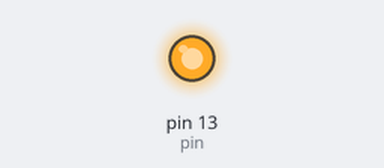
Bench run of a sketch on a simulated Arduino Uno, built with avr-gcc and run on an emulated ATmega328P. Shown: output pins drawn as LEDs (lit = HIGH). What the sketch prints to the serial monitor is not drawn.

Above: at 0.45 s.
At 32.2 s:
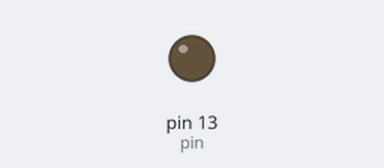
Timing chart, 0 to 34.3 s (numbered marks = the images above):
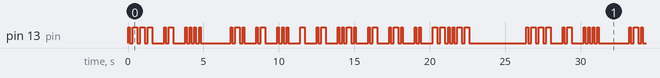

The sketch:

morse.ino
```cpp
// (licence header left out)
// Строка для ввода
const String str = "Jah Rastafari!";
// Обработка не происходит если строка ввода длиннее чем 53 символов
// Если строка ввода длиннее 24 символа то строка вывода укорачивается на символ строки ввода (переполнение строки ввода)
// Очевидно используется общая куча для строк String в которой просто заканчивается место
// Пример хорошей строки без переполнения
// qwertyuiopasdfghjklzxcv
// --.- .-- . .-. - -.-- ..- .. --- .--. .- ... -.. ..-. --. .... .--- -.- .-.. --.. -..- -.-. ...-
// Примеры плохих строк с переполнением
// qwertyuiopasdfghjklzxcvb
// --.- .-- . .-. - -.-- ..- .. --- .--. .- ... -.. ..-. --. .... .--- -.- .-.. --.. -..- -.-. ...-
// qwertyuiopasdfghjklzxcvbnm
// --.- .-- . .-. - -.-- ..- .. --- .--. .- ... -.. ..-. --. .... .--- -.- .-.. --.. -..- -.

// Флаг для отладки через порт
const boolean debug = true;

// Продолжительность "точки"
const int ms = 100;
// Служебный пин
const int pin = 13;

// Размер алфавита (Chars Lines)
const int CL = 26;
// Алфавитов (Chars Alphabets)
const int CA = 2;
// Максимальный размер символа (Chars count = X)
const int CX = 8;

// Ожидание после каждой итерации вспышек, ms
// Если -1 то только одна итерация без повторений
const int ew = 3000;

// Строка для вывода
String out;


// Алфавиты - массивы символов для замены (CHars)
char CH[CA][CL] = {
  {
    'q', 'w', 'e', 'r', 't', 'y', 'u', 'i', 'o', 'p',
    'a', 's', 'd', 'f', 'g', 'h', 'j', 'k', 'l',
    'z', 'x', 'c', 'v', 'b', 'n', 'm'
  }
  ,
  {
    '1', '2', '3', '4', '5', '6', '7', '8', '9', '0',
    '.', ',', ':', ';', '(', ')', '\'', '`', '@',
    '"', '-', '—', '!', '?', '§', ' '
  }
};

// Алфавиты - массивы строк на которые будет замена (Morse cHars)
String MH[CA][CL] = {
  {
    "--.-", ".--", ".", ".-.", "-", "-.--", "..-", "..", "---", ".--.",
    ".-", "...", "-..", "..-.", "--.", "....", ".---", "-.-", ".-..",
    "--..", "-..-", "-.-.", "...-", "-...", "-.", "--"
  }
  ,
  {
    ".----", "..---", "...--", "....-", ".....", "-....", "--...", "---..", "----.", "-----",
    "......", ".-.-.-", "---...", "-.-.-.", "-.--.-", "-.--.-", ".----.", ".----.", ".--.-.",
    ".-..-.", "-....-", "-....-", "--..--", "..--..", "-...-", "|"
  }
};

// Вывод строки в порт
void dump(const String & msg) {
  if (debug) {
    Serial.println(msg.c_str());
  }
}

// Вывод символа в порт
void dump(char chr) {
  if (debug) {
    Serial.println(chr);
  }
}

// Вывод константы-указателя-на-символы в порт
void dump(const char * chr) {
  if (debug) {
    Serial.println(chr);
  }
}

// Короткая вспышка
void dot() {
  if (debug) {
    Serial.print('.');
  }
  digitalWrite(pin, HIGH);
  delay(ms);
  digitalWrite(pin, LOW);
}

// Длиная (х3) вспышка
void dash() {
  if (debug) {
    Serial.print('-');
  }
  digitalWrite(pin, HIGH);
  delay(ms * 3);
  digitalWrite(pin, LOW);
}

// Отображения символа морзянки вспышками
// Задержки между вспышками - символами " " и "|"
void show_chr(char chr) {
  switch (chr) {
    // Выводим точку
    case '.':
      dot();
      break;
    // Выводим тире
    case '-':
      dash();
      break;
    // Ждем
    case ' ':
    case '|':
      delay(ms * 4);
      break;
    // Очевидно какая-то ошибка
    default:
      break;
  }
  // Ждем после вывода
  delay(ms * 2);
}

// Вывод строки морзянки посимвольно вспышками
void morse(String & morse_str) {
  // Текущий символ для вывода
  char chr;
  // Обходим символы строки
  for (int num = 0; num < morse_str.length(); num++) {
    chr = morse_str.charAt(num);
    // Выводим текущий символ морзянки в порт
    // dump(chr);
    // Выводим текущий символ морзянки вспышками
    show_chr(chr);
  }
}


void setup() {
  // Настраиваем диод для вспышек и порт для отладки
  pinMode(pin, OUTPUT);
  if (debug) {
    Serial.begin(57200);
  }

  // Строка для морзянки пока пустая
  out = "";
  // Делаем копию строки текта
  String str_lr = str;
  // Удаляем пробелы покраям
  str_lr.trim();
  // Переводим строку в нижний регистр
  str_lr.toLowerCase();
  // Текущая позиция конвертера
  int str_pos = 0;
  // Длинна символа для конвертации (очевидно будет = 1)
  int substr_len;
  // Флаг конвертера "символ найден"
  boolean br;
  // Начинается итерация цикла поиска
  do {
    // Символ не найден
    br = false;
    // Обходим словари символов (Chars Alphabets)
    for (int CA_num = 0; CA_num < CA; CA_num++) {
      // Если сивол найден - заканчиваем со словарями
      if (br) {
        break;
      }
      // Обходим символы-строки словаря (Chars Lines)
      for (int CL_num = 0; CL_num < CL; CL_num++) {
        if (str_pos != str_lr.indexOf(CH[CA_num][CL_num], str_pos)) {
          continue;
        }
        // Если длина символа-строки не нулевая и позиция вхождения этой подстроки
        // в строку текста равна текущей позиции конвертера
        // Добавляем соответствующий символ-строку в строку морзянки и ещё в конце пробел
        out += MH[CA_num][CL_num];
        out += " ";
        // Сдвигаем текущую позицию конвертера на длину найденного символа-строки
        str_pos++;
        // Символ найден
        br = true;
        // Заканчиваем с этим словарём
        break;
      }
    }
  }
  // Выполняем цикл до тех пор пока можем что-то найти
  while (br);
}

void loop() {
  // Выводим строку текста в порт
  dump(str);
  // Выводим морзянку в порт
  dump(out);
  // Выводим морзянку вспышками
  morse(out);
  // Если больше ничего не делаем
  if (ew == -1) {
    while(true);
  }
  // Ничего не делаем ew секунды
  delay(ew);
}
```

Measured:
- by itself, pin 13 (pin): moves between LOW and HIGH, repeating every 26.4 s
- by itself, everything shown: repeats every 26.4 s, in 76 steps
